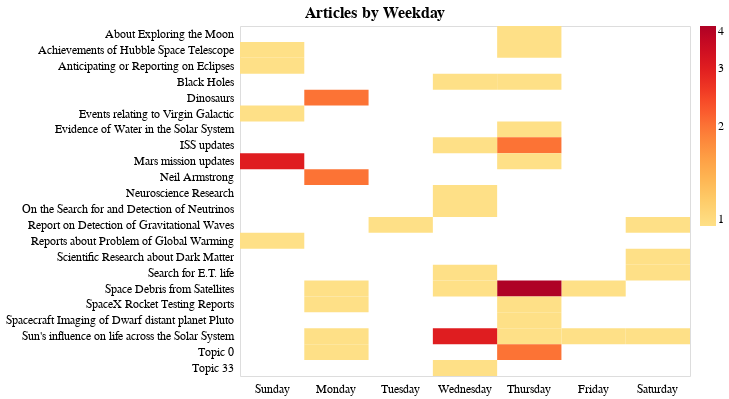

The notebook cell saved with this chart:
### Markdown cell above
Below is the number of news articles by weekday

### Code cell
altair_datetime_heatmap(
    df_topics_new.groupby(["best", "weekday"])["url"]
    .count()
    .reset_index()
    .rename(columns={"url": "count"}),
    "weekday:N",
    "best:N",
    "weekday",
    "Articles by Weekday",
    [
        {
            "title": "Weekday",
            "field": "weekday",
            "type": "nominal",
        },
        {
            "title": "Topic",
            "field": "best",
            "type": "nominal",
        },
        {
            "title": "Number of News Articles",
            "field": "count",
            "type": "quantitative",
        },
    ],
    "yelloworangered",
    "",
    "count:Q",
    "log",
    axis_tick_font_size=12,
    axis_title_font_size=14,
    title_font_size=14,
    legend_fig_padding=10,  # default is 18
    y_axis_title_alignment="left",
    fwidth=450,
    fheight=350,
    file_path="",
    save_to_html=False,
    sort_x=[
        "Sunday",
        "Monday",
        "Tuesday",
        "Wednesday",
        "Thursday",
        "Friday",
        "Saturday",
    ],
    dx=300,
    offset=5,
    plot_titleFontSize=16,
)

### Figure 1 — Vega-Lite specification as saved in the notebook (floating-point values rounded to 4 significant figures)
{"config": {"view": {"continuousWidth": 400, "continuousHeight": 300}, "axisY": {"labelAlign": "right", "labelLimit": 450}, "title": {"anchor": "start", "dx": 300, "fontSize": 16, "offset": 5}}, "layer": [{"mark": {"type": "rect", "fontSize": 14}, "encoding": {"color": {"type": "quantitative", "field": "count", "legend": {"labelFontSize": 12, "offset": 10, "orient": "right", "title": "", "titleFontSize": 14}, "scale": {"scheme": "yelloworangered", "type": "log"}}, "tooltip": [{"type": "nominal", "field": "weekday", "title": "Weekday"}, {"type": "nominal", "field": "best", "title": "Topic"}, {"type": "quantitative", "field": "count", "title": "Number of News Articles"}], "x": {"type": "nominal", "axis": {"domainColor": "black", "domainWidth": 0, "labelAngle": 0, "labelFontSize": 12, "tickOpacity": 0, "titleFontSize": 14}, "field": "weekday", "sort": ["Sunday", "Monday", "Tuesday", "Wednesday", "Thursday", "Friday", "Saturday"], "title": ""}, "y": {"type": "nominal", "axis": {"domainColor": "black", "domainWidth": 0, "labelFontSize": 12, "tickOpacity": 0, "titleAlign": "left", "titleAngle": 0, "titleFontSize": 14, "titleX": -10, "titleY": -10}, "field": "best", "sort": [], "title": ""}}, "height": 350, "title": "Articles by Weekday", "width": 450}], "data": {"name": "data-75a1aeee15402bf035bcff950ab11446"}, "$schema": "https://vega.github.io/schema/vega-lite/v4.8.1.json", "datasets": {"data-75a1aeee15402bf035bcff950ab11446": [{"best": "About Exploring the Moon", "weekday": "Thursday", "count": 1}, {"best": "Achievements of Hubble Space Telescope", "weekday": "Sunday", "count": 1}, {"best": "Achievements of Hubble Space Telescope", "weekday": "Thursday", "count": 1}, {"best": "Anticipating or Reporting on Eclipses", "weekday": "Sunday", "count": 1}, {"best": "Black Holes", "weekday": "Thursday", "count": 1}, {"best": "Black Holes", "weekday": "Wednesday", "count": 1}, {"best": "Dinosaurs", "weekday": "Monday", "count": 2}, {"best": "Events relating to Virgin Galactic", "weekday": "Sunday", "count": 1}, {"best": "Evidence of Water in the Solar System", "weekday": "Thursday", "count": 1}, {"best": "ISS updates", "weekday": "Thursday", "count": 2}, {"best": "ISS updates", "weekday": "Wednesday", "count": 1}, {"best": "Mars mission updates", "weekday": "Sunday", "count": 3}, {"best": "Mars mission updates", "weekday": "Thursday", "count": 1}, {"best": "Neil Armstrong", "weekday": "Monday", "count": 2}, {"best": "Neuroscience Research", "weekday": "Wednesday", "count": 1}, {"best": "On the Search for and Detection of Neutrinos", "weekday": "Wednesday", "count": 1}, {"best": "Report on Detection of Gravitational Waves", "weekday": "Saturday", "count": 1}, {"best": "Report on Detection of Gravitational Waves", "weekday": "Tuesday", "count": 1}, {"best": "Reports about Problem of Global Warming", "weekday": "Sunday", "count": 1}, {"best": "Scientific Research about Dark Matter", "weekday": "Saturday", "count": 1}, {"best": "Search for E.T. life", "weekday": "Saturday", "count": 1}, {"best": "Search for E.T. life", "weekday": "Wednesday", "count": 1}, {"best": "Space Debris from Satellites", "weekday": "Friday", "count": 1}, {"best": "Space Debris from Satellites", "weekday": "Monday", "count": 1}, {"best": "Space Debris from Satellites", "weekday": "Thursday", "count": 4}, {"best": "Space Debris from Satellites", "weekday": "Wednesday", "count": 1}, {"best": "SpaceX Rocket Testing Reports", "weekday": "Monday", "count": 1}, {"best": "SpaceX Rocket Testing Reports", "weekday": "Thursday", "count": 1}, {"best": "Spacecraft Imaging of Dwarf distant planet Pluto", "weekday": "Thursday", "count": 1}, {"best": "Sun's influence on life across the Solar System", "weekday": "Friday", "count": 1}, {"best": "Sun's influence on life across the Solar System", "weekday": "Monday", "count": 1}, {"best": "Sun's influence on life across the Solar System", "weekday": "Saturday", "count": 1}, {"best": "Sun's influence on life across the Solar System", "weekday": "Thursday", "count": 1}, {"best": "Sun's influence on life across the Solar System", "weekday": "Wednesday", "count": 3}, {"best": "Topic 0", "weekday": "Monday", "count": 1}, {"best": "Topic 0", "weekday": "Thursday", "count": 2}, {"best": "Topic 33", "weekday": "Wednesday", "count": 1}]}}
